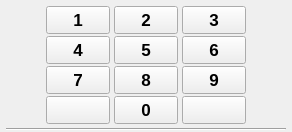
     <widget class="QWidget" name="numWidget" native="true">
      <property name="sizePolicy">
       <sizepolicy hsizetype="Preferred" vsizetype="Fixed">
        <horstretch>0</horstretch>
        <verstretch>0</verstretch>
       </sizepolicy>
      </property>
      <property name="minimumSize">
       <size>
        <width>0</width>
        <height>132</height>
       </size>
      </property>
      <property name="maximumSize">
       <size>
        <width>16777215</width>
        <height>132</height>
       </size>
      </property>
      <layout class="QVBoxLayout" name="verticalLayout_3">
       <property name="spacing">
        <number>0</number>
       </property>
       <property name="leftMargin">
        <number>6</number>
       </property>
       <property name="topMargin">
        <number>0</number>
       </property>
       <property name="rightMargin">
        <number>6</number>
       </property>
       <property name="bottomMargin">
        <number>0</number>
       </property>
       <item>
        <widget class="QWidget" name="numWidget_internal" native="true">
         <property name="enabled">
          <bool>true</bool>
         </property>
         <property name="sizePolicy">
          <sizepolicy hsizetype="MinimumExpanding" vsizetype="Fixed">
           <horstretch>0</horstretch>
           <verstretch>0</verstretch>
          </sizepolicy>
         </property>
         <property name="minimumSize">
          <size>
           <width>0</width>
           <height>128</height>
          </size>
         </property>
         <property name="maximumSize">
          <size>
           <width>16777215</width>
           <height>128</height>
          </size>
         </property>
         <layout class="QGridLayout" name="layoutNum">
          <property name="leftMargin">
           <number>0</number>
          </property>
          <property name="topMargin">
           <number>6</number>
          </property>
          <property name="rightMargin">
           <number>0</number>
          </property>
          <property name="bottomMargin">
           <number>6</number>
          </property>
          <property name="spacing">
           <number>4</number>
          </property>
          <item row="3" column="4">
           <widget class="QPushButton" name="rc_btn_number6">
            <property name="minimumSize">
             <size>
              <width>64</width>
              <height>28</height>
             </size>
            </property>
            <property name="maximumSize">
             <size>
              <width>32</width>
              <height>28</height>
             </size>
            </property>
            <property name="font">
             <font>
              <pointsize>13</pointsize>
              <bold>true</bold>
             </font>
            </property>
            <property name="text">
             <string>6</string>
            </property>
            <property name="iconSize">
             <size>
              <width>20</width>
              <height>20</height>
             </size>
            </property>
           </widget>
          </item>
          <item row="5" column="3">
           <widget class="QPushButton" name="rc_btn_number0">
            <property name="minimumSize">
             <size>
              <width>64</width>
              <height>28</height>
             </size>
            </property>
            <property name="maximumSize">
             <size>
              <width>64</width>
              <height>28</height>
             </size>
            </property>
            <property name="font">
             <font>
              <pointsize>13</pointsize>
              <bold>true</bold>
             </font>
            </property>
            <property name="text">
             <string>0</string>
            </property>
            <property name="autoRepeatDelay">
             <number>296</number>
            </property>
           </widget>
          </item>
          <item row="5" column="4">
           <widget class="QPushButton" name="rc_btn_numberGo">
            <property name="minimumSize">
             <size>
              <width>64</width>
              <height>28</height>
             </size>
            </property>
            <property name="maximumSize">
             <size>
              <width>16777215</width>
              <height>28</height>
             </size>
            </property>
            <property name="text">
             <string/>
            </property>
            <property name="icon">
             <iconset resource="../resource.qrc">
              <normaloff>:/images/nav/numbers/go1.png</normaloff>:/images/nav/numbers/go1.png</iconset>
            </property>
            <property name="iconSize">
             <size>
              <width>20</width>
              <height>20</height>
             </size>
            </property>
           </widget>
          </item>
          <item row="5" column="1">
           <widget class="QPushButton" name="rc_btn_numberClear">
            <property name="minimumSize">
             <size>
              <width>64</width>
              <height>28</height>
             </size>
            </property>
            <property name="maximumSize">
             <size>
              <width>32</width>
              <height>28</height>
             </size>
            </property>
            <property name="font">
             <font>
              <pointsize>9</pointsize>
              <bold>true</bold>
             </font>
            </property>
            <property name="text">
             <string/>
            </property>
            <property name="icon">
             <iconset resource="../resource.qrc">
              <normaloff>:/images/nav/special/close.png</normaloff>:/images/nav/special/close.png</iconset>
            </property>
            <property name="iconSize">
             <size>
              <width>20</width>
              <height>20</height>
             </size>
            </property>
           </widget>
          </item>
          <item row="4" column="3">
           <widget class="QPushButton" name="rc_btn_number8">
            <property name="minimumSize">
             <size>
              <width>64</width>
              <height>28</height>
             </size>
            </property>
            <property name="maximumSize">
             <size>
              <width>32</width>
              <height>28</height>
             </size>
            </property>
            <property name="font">
             <font>
              <pointsize>13</pointsize>
              <bold>true</bold>
             </font>
            </property>
            <property name="text">
             <string>8</string>
            </property>
            <property name="iconSize">
             <size>
              <width>20</width>
              <height>20</height>
             </size>
            </property>
           </widget>
          </item>
          <item row="4" column="1">
           <widget class="QPushButton" name="rc_btn_number7">
            <property name="minimumSize">
             <size>
              <width>64</width>
              <height>28</height>
             </size>
            </property>
            <property name="maximumSize">
             <size>
              <width>64</width>
              <height>28</height>
             </size>
            </property>
            <property name="font">
             <font>
              <pointsize>13</pointsize>
              <bold>true</bold>
             </font>
            </property>
            <property name="autoFillBackground">
             <bool>false</bool>
            </property>
            <property name="text">
             <string>7</string>
            </property>
            <property name="iconSize">
             <size>
              <width>20</width>
              <height>20</height>
             </size>
            </property>
           </widget>
          </item>
          <item row="4" column="4">
           <widget class="QPushButton" name="rc_btn_number9">
            <property name="minimumSize">
             <size>
              <width>64</width>
              <height>28</height>
             </size>
            </property>
            <property name="maximumSize">
             <size>
              <width>32</width>
              <height>28</height>
             </size>
            </property>
            <property name="font">
             <font>
              <pointsize>13</pointsize>
              <bold>true</bold>
             </font>
            </property>
            <property name="text">
             <string>9</string>
            </property>
            <property name="iconSize">
             <size>
              <width>20</width>
              <height>20</height>
             </size>
            </property>
           </widget>
          </item>
          <item row="3" column="5">
           <spacer name="horizontalSpacer_3">
            <property name="orientation">
             <enum>Qt::Orientation::Horizontal</enum>
            </property>
            <property name="sizeHint" stdset="0">
             <size>
              <width>40</width>
              <height>20</height>
             </size>
            </property>
           </spacer>
          </item>
          <item row="3" column="3">
           <widget class="QPushButton" name="rc_btn_number5">
            <property name="minimumSize">
             <size>
              <width>64</width>
              <height>28</height>
             </size>
            </property>
            <property name="maximumSize">
             <size>
              <width>32</width>
              <height>28</height>
             </size>
            </property>
            <property name="font">
             <font>
              <pointsize>13</pointsize>
              <bold>true</bold>
             </font>
            </property>
            <property name="text">
             <string>5</string>
            </property>
            <property name="iconSize">
             <size>
              <width>20</width>
              <height>20</height>
             </size>
            </property>
           </widget>
          </item>
          <item row="2" column="1">
           <widget class="QPushButton" name="rc_btn_number1">
            <property name="sizePolicy">
             <sizepolicy hsizetype="Minimum" vsizetype="Fixed">
              <horstretch>0</horstretch>
              <verstretch>0</verstretch>
             </sizepolicy>
            </property>
            <property name="minimumSize">
             <size>
              <width>64</width>
              <height>28</height>
             </size>
            </property>
            <property name="maximumSize">
             <size>
              <width>64</width>
              <height>28</height>
             </size>
            </property>
            <property name="font">
             <font>
              <pointsize>13</pointsize>
              <bold>true</bold>
             </font>
            </property>
            <property name="text">
             <string>1</string>
            </property>
            <property name="iconSize">
             <size>
              <width>20</width>
              <height>20</height>
             </size>
            </property>
           </widget>
          </item>
          <item row="3" column="0">
           <spacer name="horizontalSpacer">
            <property name="orientation">
             <enum>Qt::Orientation::Horizontal</enum>
            </property>
            <property name="sizeHint" stdset="0">
             <size>
              <width>40</width>
              <height>20</height>
             </size>
            </property>
           </spacer>
          </item>
          <item row="2" column="4">
           <widget class="QPushButton" name="rc_btn_number3">
            <property name="minimumSize">
             <size>
              <width>64</width>
              <height>28</height>
             </size>
            </property>
            <property name="maximumSize">
             <size>
              <width>32</width>
              <height>28</height>
             </size>
            </property>
            <property name="font">
             <font>
              <pointsize>13</pointsize>
              <bold>true</bold>
             </font>
            </property>
            <property name="text">
             <string>3</string>
            </property>
            <property name="iconSize">
             <size>
              <width>20</width>
              <height>20</height>
             </size>
            </property>
           </widget>
          </item>
          <item row="2" column="3">
           <widget class="QPushButton" name="rc_btn_number2">
            <property name="minimumSize">
             <size>
              <width>32</width>
              <height>28</height>
             </size>
            </property>
            <property name="maximumSize">
             <size>
              <width>64</width>
              <height>28</height>
             </size>
            </property>
            <property name="font">
             <font>
              <pointsize>13</pointsize>
              <bold>true</bold>
             </font>
            </property>
            <property name="text">
             <string>2</string>
            </property>
            <property name="iconSize">
             <size>
              <width>20</width>
              <height>20</height>
             </size>
            </property>
           </widget>
          </item>
          <item row="3" column="1">
           <widget class="QPushButton" name="rc_btn_number4">
            <property name="minimumSize">
             <size>
              <width>64</width>
              <height>28</height>
             </size>
            </property>
            <property name="maximumSize">
             <size>
              <width>64</width>
              <height>28</height>
             </size>
            </property>
            <property name="font">
             <font>
              <pointsize>13</pointsize>
              <bold>true</bold>
             </font>
            </property>
            <property name="text">
             <string>4</string>
            </property>
            <property name="iconSize">
             <size>
              <width>20</width>
              <height>20</height>
             </size>
            </property>
           </widget>
          </item>
         </layout>
        </widget>
       </item>
       <item>
        <widget class="Line" name="line_5">
         <property name="orientation">
          <enum>Qt::Orientation::Horizontal</enum>
         </property>
        </widget>
       </item>
      </layout>
     </widget>
